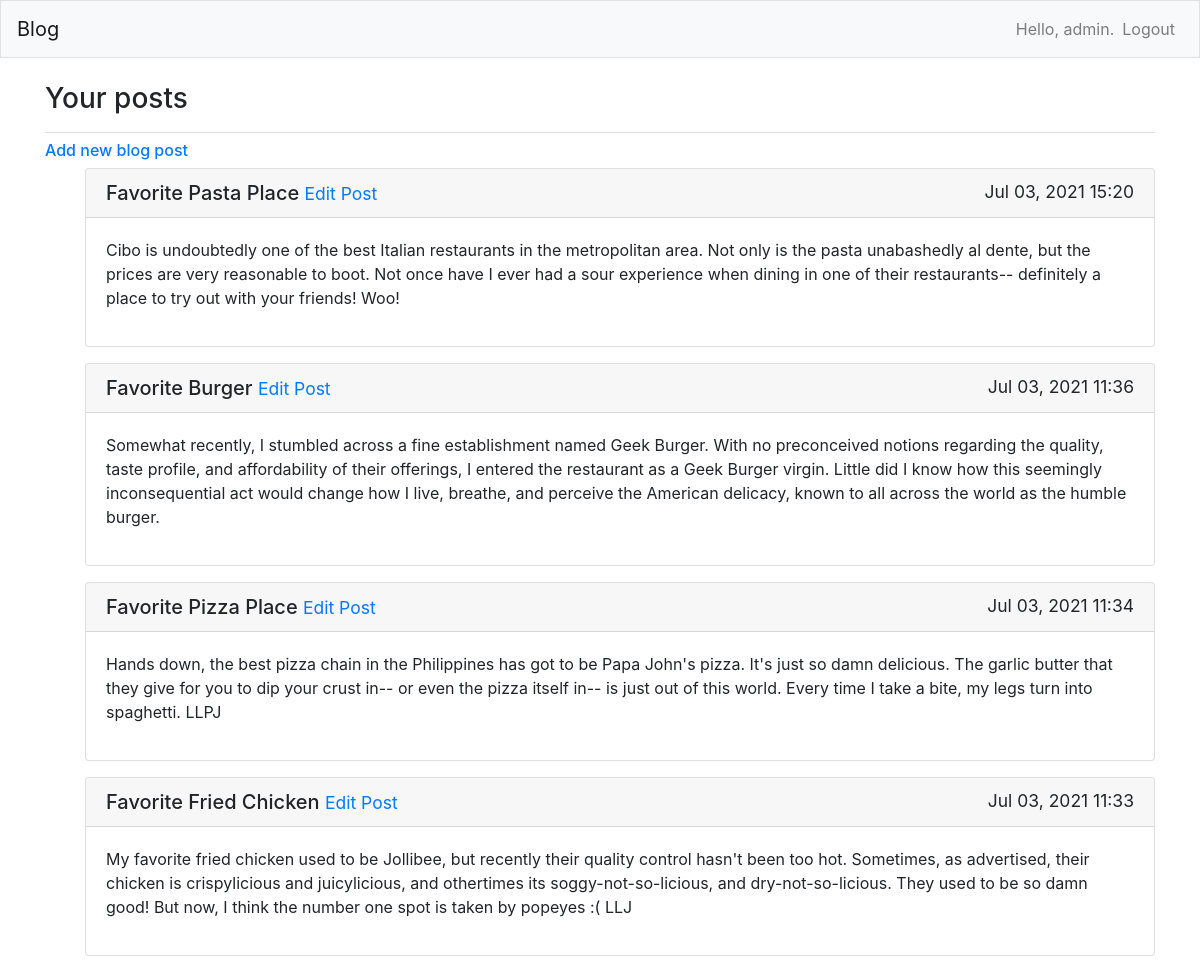
The app's page / (signed in) with its own data.
### blogs/models.py (models this page shows)
class BlogPost(models.Model):
	title = models.CharField(max_length=100)
	text = models.TextField()
	date_added = models.DateTimeField(auto_now_add=True)
	owner = models.ForeignKey(User, on_delete=models.CASCADE)
	def __str__(self):
		return self.title

### blogs/views.py (the view)
# urls.py: path('', views.index, name='index'),
def index(request):
	try:
		posts = BlogPost.objects.filter(owner=request.user).order_by('-date_added')
		context = {'posts': posts, 'user': request.user}
		return render(request, 'blogs/index.html', context)
	except:
		context = {'user': request.user}
		return render(request, 'blogs/index.html', context)

### blogs/templates/blogs/index.html (shortened to what this page needs)
{% extends 'blogs/base.html' %}
{% load bootstrap4 %}
{% block page_header %}
	<h3>Your posts</h3>
{% endblock page_header %}
{% block content %}
	{% if user.is_authenticated %}
		<h6><a href="{% url 'blogs:new_post' %}">Add new blog post</a></h6>
		<ul>
			{% for post in posts %}
				<div class="card mb-3">
					<h5 class="card-header">{{ post }}
						<small class="float-right">{{ post.date_added|date:'M d, Y H:i' }}</small>
						<small><a href="{% url 'blogs:edit_post' post.id %}">Edit Post</a></small>
					</h5>
					<div class="card-body">{{ post.text|linebreaks }}</div>
				</div>
			{% empty %}
				<h3>No posts have been made yet</h3>
			{% endfor %}
		</ul>
	{% else %}
		<h3>Please login or register to view blogposts</h3>
	{% endif %}
{% endblock content %}

### blogs/templates/blogs/base.html (shortened to what this page needs)
{% load bootstrap4 %}
<!DOCTYPE html>
<html>
<head>
	{% bootstrap_css %}
</head>
<body>
  <nav class="navbar navbar-expand-md navbar-light bg-light mb-4 border">
  	<a class="navbar-brand" href="{% url 'blogs:index' %}">Blog</a>
 		<div class="collapse navbar-collapse" id="navbarCollapse">
 			<ul class="navbar-nav ml-auto">
				{% if user.is_authenticated %}
		 			<li class="nav-item">
		 				<span class="navbar-text">Hello, {{ user.username }}.</span>
		 			</li>
		 			<li class="nav-item">
		 				<a class="nav-link "href="{% url 'users:logout' %}">Logout</a>
		 			</li>
		 		{% endif %}
		 	</ul>
		</div>
 	</nav>
 	<main role="main" class="container">
		<div class="pb-2 mb-2 border-bottom">
			{% block page_header %}{% endblock page_header %}
		</div>
		<div>
			{% block content %}{% endblock content %}
		</div>
	</main>
</body>
</html>

### records on screen
BlogPost: title "Favorite Pasta Place", date_added "Jul 03, 2021 15:20", text "Cibo is undoubtedly one of the best Italian restaurants in the metropolitan area. Not only is the pasta unabashedly al dente, but the prices are very reasonable to boot. Not once have I ever had a sour experience when dining in one of their restaurants-- definitely a place to try out with your friends! Woo!"
BlogPost: title "Favorite Burger", date_added "Jul 03, 2021 11:36", text "Somewhat recently, I stumbled across a fine establishment named Geek Burger. With no preconceived notions regarding the quality, taste profile, and affordability of their offerings, I entered the restaurant as a Geek Burger virgin. Little did I know how this seemingly inconsequential act would change how I live, breathe, and perceive the American delicacy, known to all across the world as the humble burger."
BlogPost: title "Favorite Pizza Place", date_added "Jul 03, 2021 11:34", text "Hands down, the best pizza chain in the Philippines has got to be Papa John's pizza. It's just so damn delicious. The garlic butter that they give for you to dip your crust in-- or even the pizza itself in-- is just out of this world. Every time I take a bite, my legs turn into spaghetti. LLPJ"
BlogPost: title "Favorite Fried Chicken", date_added "Jul 03, 2021 11:33", text "My favorite fried chicken used to be Jollibee, but recently their quality control hasn't been too hot. Sometimes, as advertised, their chicken is crispylicious and juicylicious, and othertimes its soggy-not-so-licious, and dry-not-so-licious. They used to be so damn good! But now, I think the number one spot is taken by popeyes :( LLJ"

### other values on screen
{{ user.username }} "admin"
